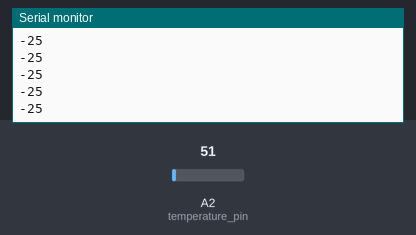
Simulated run of this sketch. Board: Arduino Uno, built with avr-gcc and run on an emulated ATmega328P. Shown: the last lines printed to the serial monitor. Inputs (shaded band) come from the test bench; at power-on: A2 (temperature_pin) = 51.

Above: at 1.2 s.
1.3 s: A2 (temperature_pin) set to 61
At 1.9 s:
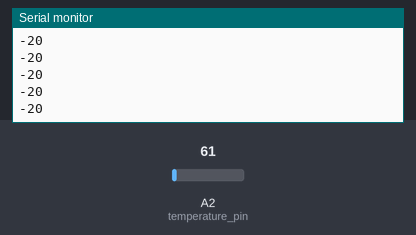
2.8 s: A2 (temperature_pin) set to 71
At 3.9 s:
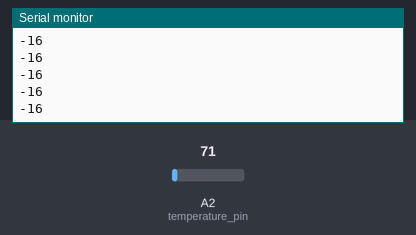
Timing chart, 0 to 5.8 s (numbered marks = the images above; inputs shaded):
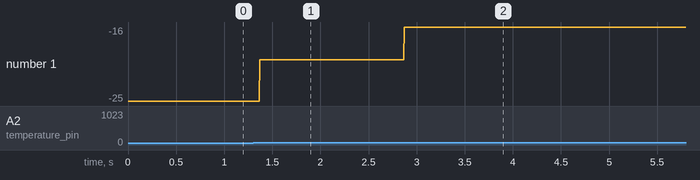

Measured:
- after the input at 1.3 s, the serial monitor: prints a new line after 0.07 s (image 1)
- after the input at 2.8 s, the serial monitor: prints a new line after 0.07 s (image 2)
- plotted number 1: -25 → -20 after the input at 1.3 s, -20 → -16 after the input at 2.8 s

The sketch:

mapping_of_temperature_sensor.ino
```cpp
// C++ code
// mapping of temparature sensor
int temperature_pin=A2;
void setup()
{
  Serial.begin(9600);

}

void loop()
{
 int temperature=temp();
  Serial.println(temperature);

}
int temp()
{
  int t=analogRead(temperature_pin);
 return map(t,20,358,-40,125);
}
  
```
